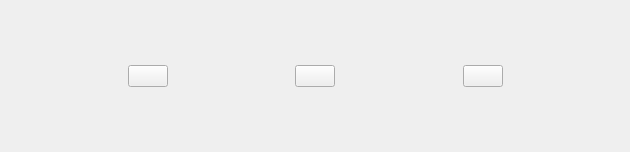
<?xml version="1.0" encoding="UTF-8"?>
<ui version="4.0">
 <class>voipSysPanelControl</class>
 <widget class="QWidget" name="voipSysPanelControl">
  <property name="geometry">
   <rect>
    <x>0</x>
    <y>0</y>
    <width>630</width>
    <height>152</height>
   </rect>
  </property>
  <property name="VoipSysPanelControls" stdset="0">
   <bool>true</bool>
  </property>
  <layout class="QHBoxLayout" name="horizontalLayout" stretch="0">
   <property name="spacing">
    <number>0</number>
   </property>
   <property name="leftMargin">
    <number>0</number>
   </property>
   <property name="topMargin">
    <number>0</number>
   </property>
   <property name="rightMargin">
    <number>0</number>
   </property>
   <property name="bottomMargin">
    <number>0</number>
   </property>
   <item>
    <widget class="QWidget" name="widget" native="true">
     <property name="VoipSysPanelControls" stdset="0">
      <bool>true</bool>
     </property>
     <layout class="QHBoxLayout" name="horizontalLayout_2">
      <property name="spacing">
       <number>0</number>
      </property>
      <property name="leftMargin">
       <number>0</number>
      </property>
      <property name="topMargin">
       <number>0</number>
      </property>
      <property name="rightMargin">
       <number>0</number>
      </property>
      <property name="bottomMargin">
       <number>0</number>
      </property>
      <item>
       <spacer name="horizontalSpacer">
        <property name="orientation">
         <enum>Qt::Horizontal</enum>
        </property>
        <property name="sizeHint" stdset="0">
         <size>
          <width>40</width>
          <height>20</height>
         </size>
        </property>
       </spacer>
      </item>
      <item>
       <widget class="QPushButton" name="btnEnd">
        <property name="text">
         <string/>
        </property>
        <property name="VoipSysPanelControls_hangup" stdset="0">
         <bool>true</bool>
        </property>
       </widget>
      </item>
      <item>
       <spacer name="horizontalSpacer_3">
        <property name="orientation">
         <enum>Qt::Horizontal</enum>
        </property>
        <property name="sizeHint" stdset="0">
         <size>
          <width>40</width>
          <height>20</height>
         </size>
        </property>
       </spacer>
      </item>
      <item>
       <widget class="QPushButton" name="btnAnswer">
        <property name="text">
         <string/>
        </property>
        <property name="VoipSysPanelControls_answer" stdset="0">
         <bool>true</bool>
        </property>
       </widget>
      </item>
      <item>
       <spacer name="horizontalSpacer_4">
        <property name="orientation">
         <enum>Qt::Horizontal</enum>
        </property>
        <property name="sizeHint" stdset="0">
         <size>
          <width>40</width>
          <height>20</height>
         </size>
        </property>
       </spacer>
      </item>
      <item>
       <widget class="QPushButton" name="btnVideo">
        <property name="text">
         <string/>
        </property>
        <property name="VoipSysPanelControls_video" stdset="0">
         <bool>true</bool>
        </property>
       </widget>
      </item>
      <item>
       <spacer name="horizontalSpacer_2">
        <property name="orientation">
         <enum>Qt::Horizontal</enum>
        </property>
        <property name="sizeHint" stdset="0">
         <size>
          <width>40</width>
          <height>20</height>
         </size>
        </property>
       </spacer>
      </item>
     </layout>
    </widget>
   </item>
  </layout>
 </widget>
 <resources/>
 <connections/>
</ui>
